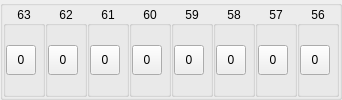
        <widget class="QGroupBox" name="groupBox56_63">
         <layout class="QHBoxLayout" name="horizontalLayout_16">
          <property name="spacing">
           <number>0</number>
          </property>
          <property name="leftMargin">
           <number>0</number>
          </property>
          <property name="topMargin">
           <number>0</number>
          </property>
          <property name="rightMargin">
           <number>0</number>
          </property>
          <property name="bottomMargin">
           <number>0</number>
          </property>
          <item>
           <widget class="QGroupBox" name="groupBox63">
            <property name="title">
             <string notr="true">63</string>
            </property>
            <property name="alignment">
             <set>Qt::AlignCenter</set>
            </property>
            <layout class="QVBoxLayout" name="verticalLayout_69">
             <property name="leftMargin">
              <number>0</number>
             </property>
             <property name="topMargin">
              <number>0</number>
             </property>
             <property name="rightMargin">
              <number>0</number>
             </property>
             <property name="bottomMargin">
              <number>0</number>
             </property>
             <item>
              <widget class="QToolButton" name="toolButton63">
               <property name="minimumSize">
                <size>
                 <width>30</width>
                 <height>30</height>
                </size>
               </property>
               <property name="maximumSize">
                <size>
                 <width>30</width>
                 <height>30</height>
                </size>
               </property>
               <property name="text">
                <string notr="true">0</string>
               </property>
               <property name="checkable">
                <bool>true</bool>
               </property>
              </widget>
             </item>
            </layout>
           </widget>
          </item>
          <item>
           <widget class="QGroupBox" name="groupBox62">
            <property name="title">
             <string notr="true">62</string>
            </property>
            <property name="alignment">
             <set>Qt::AlignCenter</set>
            </property>
            <layout class="QVBoxLayout" name="verticalLayout_70">
             <property name="leftMargin">
              <number>0</number>
             </property>
             <property name="topMargin">
              <number>0</number>
             </property>
             <property name="rightMargin">
              <number>0</number>
             </property>
             <property name="bottomMargin">
              <number>0</number>
             </property>
             <item>
              <widget class="QToolButton" name="toolButton62">
               <property name="minimumSize">
                <size>
                 <width>30</width>
                 <height>30</height>
                </size>
               </property>
               <property name="maximumSize">
                <size>
                 <width>30</width>
                 <height>30</height>
                </size>
               </property>
               <property name="text">
                <string notr="true">0</string>
               </property>
               <property name="checkable">
                <bool>true</bool>
               </property>
              </widget>
             </item>
            </layout>
           </widget>
          </item>
          <item>
           <widget class="QGroupBox" name="groupBox61">
            <property name="title">
             <string notr="true">61</string>
            </property>
            <property name="alignment">
             <set>Qt::AlignCenter</set>
            </property>
            <layout class="QVBoxLayout" name="verticalLayout_71">
             <property name="leftMargin">
              <number>0</number>
             </property>
             <property name="topMargin">
              <number>0</number>
             </property>
             <property name="rightMargin">
              <number>0</number>
             </property>
             <property name="bottomMargin">
              <number>0</number>
             </property>
             <item>
              <widget class="QToolButton" name="toolButton61">
               <property name="minimumSize">
                <size>
                 <width>30</width>
                 <height>30</height>
                </size>
               </property>
               <property name="maximumSize">
                <size>
                 <width>30</width>
                 <height>30</height>
                </size>
               </property>
               <property name="text">
                <string notr="true">0</string>
               </property>
               <property name="checkable">
                <bool>true</bool>
               </property>
              </widget>
             </item>
            </layout>
           </widget>
          </item>
          <item>
           <widget class="QGroupBox" name="groupBox60">
            <property name="title">
             <string notr="true">60</string>
            </property>
            <property name="alignment">
             <set>Qt::AlignCenter</set>
            </property>
            <layout class="QVBoxLayout" name="verticalLayout_72">
             <property name="leftMargin">
              <number>0</number>
             </property>
             <property name="topMargin">
              <number>0</number>
             </property>
             <property name="rightMargin">
              <number>0</number>
             </property>
             <property name="bottomMargin">
              <number>0</number>
             </property>
             <item>
              <widget class="QToolButton" name="toolButton60">
               <property name="minimumSize">
                <size>
                 <width>30</width>
                 <height>30</height>
                </size>
               </property>
               <property name="maximumSize">
                <size>
                 <width>30</width>
                 <height>30</height>
                </size>
               </property>
               <property name="text">
                <string notr="true">0</string>
               </property>
               <property name="checkable">
                <bool>true</bool>
               </property>
              </widget>
             </item>
            </layout>
           </widget>
          </item>
          <item>
           <widget class="QGroupBox" name="groupBox59">
            <property name="title">
             <string notr="true">59</string>
            </property>
            <property name="alignment">
             <set>Qt::AlignCenter</set>
            </property>
            <layout class="QVBoxLayout" name="verticalLayout_73">
             <property name="leftMargin">
              <number>0</number>
             </property>
             <property name="topMargin">
              <number>0</number>
             </property>
             <property name="rightMargin">
              <number>0</number>
             </property>
             <property name="bottomMargin">
              <number>0</number>
             </property>
             <item>
              <widget class="QToolButton" name="toolButton59">
               <property name="minimumSize">
                <size>
                 <width>30</width>
                 <height>30</height>
                </size>
               </property>
               <property name="maximumSize">
                <size>
                 <width>30</width>
                 <height>30</height>
                </size>
               </property>
               <property name="text">
                <string notr="true">0</string>
               </property>
               <property name="checkable">
                <bool>true</bool>
               </property>
              </widget>
             </item>
            </layout>
           </widget>
          </item>
          <item>
           <widget class="QGroupBox" name="groupBox58">
            <property name="title">
             <string notr="true">58</string>
            </property>
            <property name="alignment">
             <set>Qt::AlignCenter</set>
            </property>
            <layout class="QVBoxLayout" name="verticalLayout_74">
             <property name="leftMargin">
              <number>0</number>
             </property>
             <property name="topMargin">
              <number>0</number>
             </property>
             <property name="rightMargin">
              <number>0</number>
             </property>
             <property name="bottomMargin">
              <number>0</number>
             </property>
             <item>
              <widget class="QToolButton" name="toolButton58">
               <property name="minimumSize">
                <size>
                 <width>30</width>
                 <height>30</height>
                </size>
               </property>
               <property name="maximumSize">
                <size>
                 <width>30</width>
                 <height>30</height>
                </size>
               </property>
               <property name="text">
                <string notr="true">0</string>
               </property>
               <property name="checkable">
                <bool>true</bool>
               </property>
              </widget>
             </item>
            </layout>
           </widget>
          </item>
          <item>
           <widget class="QGroupBox" name="groupBox57">
            <property name="title">
             <string notr="true">57</string>
            </property>
            <property name="alignment">
             <set>Qt::AlignCenter</set>
            </property>
            <layout class="QVBoxLayout" name="verticalLayout_75">
             <property name="leftMargin">
              <number>0</number>
             </property>
             <property name="topMargin">
              <number>0</number>
             </property>
             <property name="rightMargin">
              <number>0</number>
             </property>
             <property name="bottomMargin">
              <number>0</number>
             </property>
             <item>
              <widget class="QToolButton" name="toolButton57">
               <property name="minimumSize">
                <size>
                 <width>30</width>
                 <height>30</height>
                </size>
               </property>
               <property name="maximumSize">
                <size>
                 <width>30</width>
                 <height>30</height>
                </size>
               </property>
               <property name="text">
                <string notr="true">0</string>
               </property>
               <property name="checkable">
                <bool>true</bool>
               </property>
              </widget>
             </item>
            </layout>
           </widget>
          </item>
          <item>
           <widget class="QGroupBox" name="groupBox56">
            <property name="title">
             <string notr="true">56</string>
            </property>
            <property name="alignment">
             <set>Qt::AlignCenter</set>
            </property>
            <layout class="QVBoxLayout" name="verticalLayout_76">
             <property name="leftMargin">
              <number>0</number>
             </property>
             <property name="topMargin">
              <number>0</number>
             </property>
             <property name="rightMargin">
              <number>0</number>
             </property>
             <property name="bottomMargin">
              <number>0</number>
             </property>
             <item>
              <widget class="QToolButton" name="toolButton56">
               <property name="minimumSize">
                <size>
                 <width>30</width>
                 <height>30</height>
                </size>
               </property>
               <property name="maximumSize">
                <size>
                 <width>30</width>
                 <height>30</height>
                </size>
               </property>
               <property name="text">
                <string notr="true">0</string>
               </property>
               <property name="checkable">
                <bool>true</bool>
               </property>
              </widget>
             </item>
            </layout>
           </widget>
          </item>
         </layout>
        </widget>
